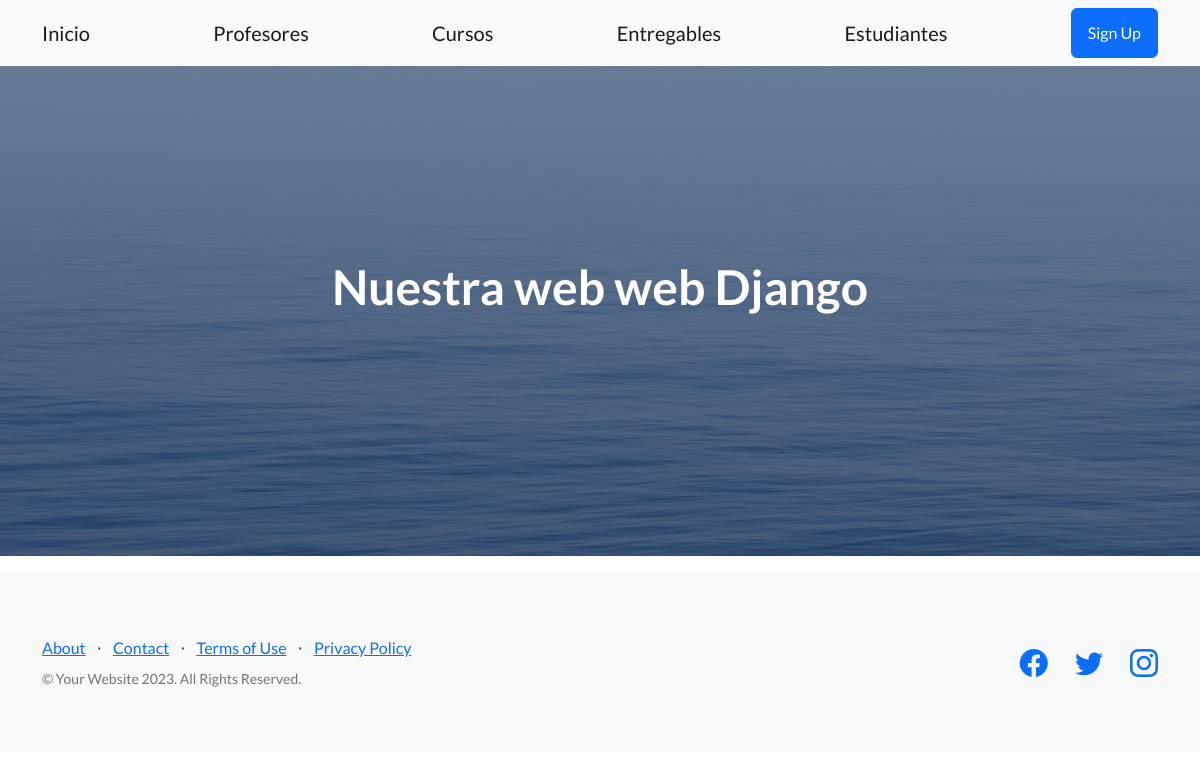
The app's page /app-coderdos/lista-profesores/, older data.
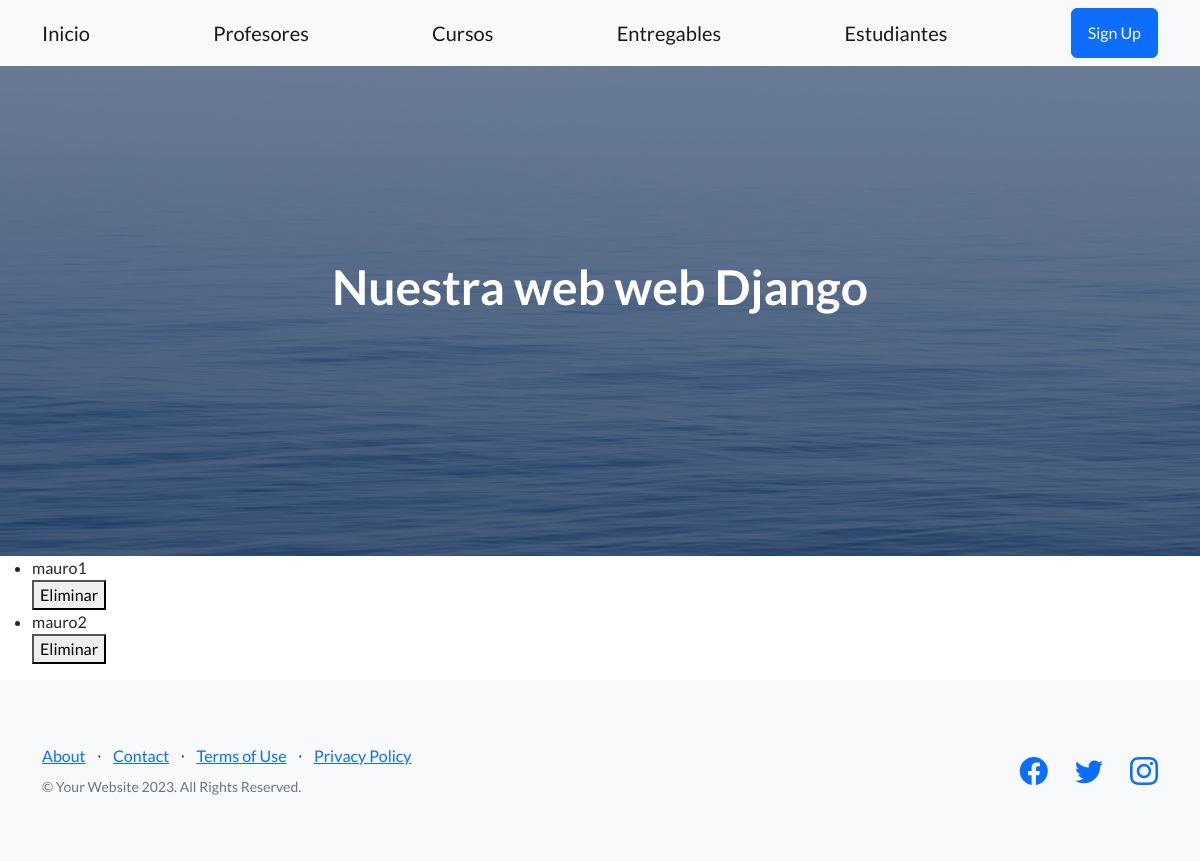
The same page, newer data.
### AppCoderDos/models.py (models this page shows)
class Profesor(models.Model):
    nombre = models.CharField(max_length=50)
    apellido = models.CharField(max_length=30)
    email=models.EmailField()
    profesion =models.CharField(max_length=30)
    curso=models.ManyToManyField(Curso)
    def __str__(self):
        return f'{self.nombre}'

### AppCoderDos/views.py (the view)
# urls.py: path('lista-profesores/',listaProfesores,name='listaProfesores'),
def listaProfesores(req): #para leer todos los estudiantes
    profesores=Profesor.objects.all() #me traigo todos
    return render(req,"leerProfesores.html",{"profesores":profesores})

### AppCoderDos/Templates/leerProfesores.html
{% extends 'padre.html' %}
{% block ContenidoQueCambia %}
    <ul>
        {% for profe in profesores %}
            <li>{{profe}}{{profe.id}}</li>
            <div>
                <form action="{% url 'eliminaprofesor' profe.id %}" method="post">{% csrf_token %}
                    <button type="submit">Eliminar</button>
                </form>
            </div>
        {% endfor %}
    </ul>
{% endblock ContenidoQueCambia %}

Row changes from the older to the newer data that the page shows:
added Profesor: nombre "mauro", id "1"
added Profesor: nombre "mauro", id "2"
